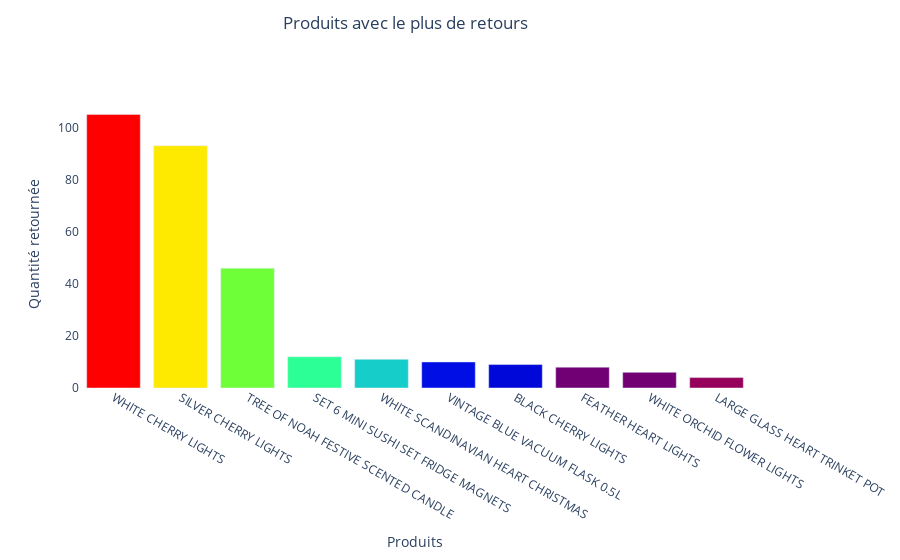

Write notebook code for a chart like this one.
### Code cell
fig = go.Figure(data=[
    go.Bar(name='Produits avec le plus de retours', 
           x=df_products_asc['Description'].astype(str), 
           y=df_products_asc['Quantity'],
           marker_opacity=1,
           marker={'color': df_products_desc['Quantity'],
                   'colorscale': 'Rainbow'}
          )
    ])

fig.update_layout(title='Produits avec le plus de retours',
                  title_x=0.45,
                  title_y=0.97,
                  xaxis_title="Produits",
                  yaxis_title="Quantité retournée",
                  plot_bgcolor='white')
fig.show()

### Figure 1 — Plotly figure (JSON) as saved in the notebook; plotly's stock layout.template omitted (floating-point values rounded to 4 significant figures)
{"data": [{"marker": {"color": [103505, 88126, 77755, 73033, 69343, 54373, 52502, 44480, 44356, 42592], "colorscale": [[0, "rgb(150,0,90)"], [0.125, "rgb(0,0,200)"], [0.25, "rgb(0,25,255)"], [0.375, "rgb(0,152,255)"], [0.5, "rgb(44,255,150)"], [0.625, "rgb(151,255,0)"], [0.75, "rgb(255,234,0)"], [0.875, "rgb(255,111,0)"], [1, "rgb(255,0,0)"]], "opacity": 1}, "name": "Produits avec le plus de retours", "type": "bar", "x": ["WHITE CHERRY LIGHTS", "SILVER CHERRY LIGHTS", "TREE OF NOAH FESTIVE SCENTED CANDLE", "SET 6 MINI SUSHI SET FRIDGE MAGNETS", "WHITE SCANDINAVIAN HEART CHRISTMAS", "VINTAGE BLUE VACUUM FLASK 0.5L ", "BLACK CHERRY LIGHTS", "FEATHER HEART LIGHTS", "WHITE ORCHID FLOWER LIGHTS", "LARGE GLASS HEART TRINKET POT"], "y": [105, 93, 46, 12, 11, 10, 9, 8, 6, 4]}], "layout": {"plot_bgcolor": "white", "title": {"text": "Produits avec le plus de retours", "x": 0.45, "y": 0.97}, "xaxis": {"title": {"text": "Produits"}}, "yaxis": {"title": {"text": "Quantité retournée"}}}}
